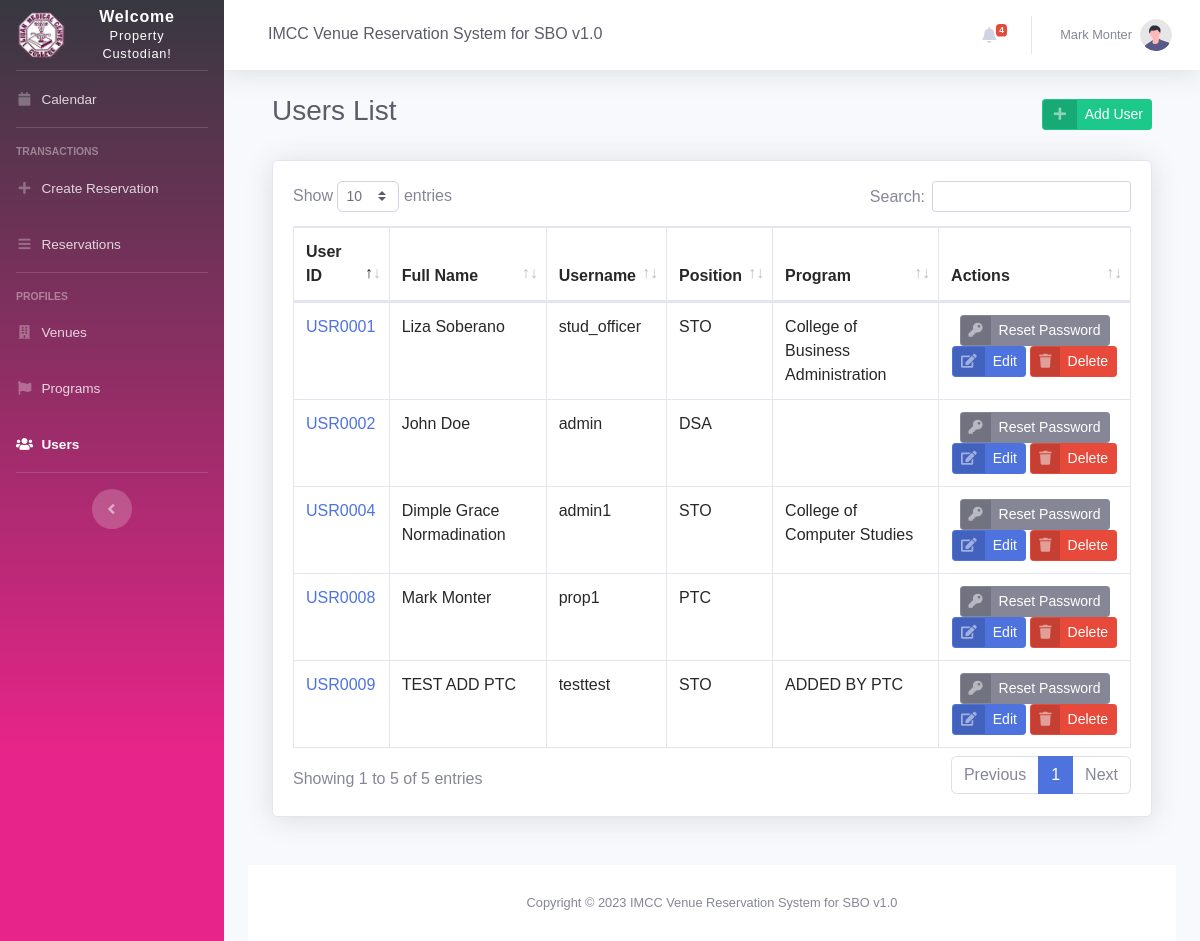
Screenshot of /users.php (signed in) with the database file from the repository.
### tables this page shows
CREATE TABLE `users` (
  `id` int(11) NOT NULL,
  `userID` varchar(25) NOT NULL,
  `first_name` varchar(255) NOT NULL,
  `middle_name` varchar(255) DEFAULT NULL,
  `last_name` varchar(255) DEFAULT NULL,
  `contact` varchar(15) DEFAULT NULL,
  `username` varchar(255) NOT NULL,
  `password` varchar(255) NOT NULL,
  `change_pass` tinyint(1) NOT NULL DEFAULT 0,
  `position` varchar(50) NOT NULL,
  `programID` int(11) DEFAULT NULL,
  `dateAdded` datetime NOT NULL DEFAULT current_timestamp(),
  `dateUpdated` datetime DEFAULT NULL
);

CREATE TABLE `program` (
  `id` int(11) NOT NULL,
  `programID` varchar(15) DEFAULT NULL,
  `name` varchar(255) DEFAULT NULL,
  `color` varchar(15) DEFAULT NULL,
  `incharge_organization` varchar(255) DEFAULT NULL,
  `dateAdded` datetime NOT NULL DEFAULT current_timestamp(),
  `dateUpdated` datetime DEFAULT NULL
);

### users.php (the view, shortened to what this page needs)
<?php
include 'settings/system.php';
include 'settings/header.php';
include "settings/sidebar.php";
include 'settings/topbar.php';
?>
<div class="container-fluid">
    <div class="d-sm-flex align-items-center justify-content-between mb-4">
        <div class="container-fluid">
            <div class="d-sm-flex align-items-center justify-content-between mb-4">
                <h1 class="h3 mb-2 text-gray-800">Users List</h1>
                <a href="user_add.php" class="btn btn-success btn-icon-split btn-sm keychainify-checked">
                    <span class="icon text-white-50">
                        <i class="fas fa-fw fa-plus"></i>
                    </span>
                    <span class="text">Add User</span>
                </a>
            </div>
            <div class="card shadow mb-4">
                <div class="card-body">
                    <div class="table-responsive">
                        <table class="table table-bordered table-hovered" id="dataTable" width="100%" cellspacing="0">
                            <thead>
                                <tr>
                                    <th>User ID</th>
                                    <th>Full Name</th>
                                    <th>Username</th>
                                    <th>Position</th>
                                    <th>Program</th>
                                    <th>Actions</th>
                                </tr>
                            </thead>
                            <tbody>
                                <?php
                                $users = $db->query("SELECT A.*,B.name as prg_name FROM `users` as A LEFT JOIN `program` as B ON A.programID = B.id ORDER BY A.last_name ASC");
                                $row_users = $users->fetchAll(PDO::FETCH_OBJ);
                                foreach ($row_users as $row) {
                                ?>
                                    <tr>
                                        <td><?= '<a href="user_edit.php?id='.$row->id.'">' . $row->userID. '</a>'; ?></td>
                                        <td><?= $row->first_name.' '.$row->middle_name.' '.$row->last_name ?></td>
                                        <td><?= $row->username; ?></td>
                                        <td><?= $row->position; ?></td>
                                        <td><?= $row->prg_name; ?></td>
                                        <td align="center">
                                        <a href="user_resetpassword.php?id=<?php echo $row->id; ?>" onclick="return confirm('Are you sure you want to reset the password for this user?')" class="btn btn-secondary btn-icon-split btn-sm keychainify-checked">
                                                <span class="icon text-white-50">
                                                    <i class="fas fa-key"></i>
                                                </span>
                                                <span class="text">Reset Password</span>
                                            </a>
                                            <a href="user_edit.php?id=<?php echo $row->id; ?>" class="btn btn-primary btn-icon-split btn-sm keychainify-checked">
                                                <span class="icon text-white-50">
                                                    <i class="fas fa-edit"></i>
                                                </span>
                                                <span class="text">Edit</span>
                                            </a>
                                            <?php if ($_SESSION['position'] === 'PTC') { ?>
                                            <a href="user_delete.php?id=<?php echo $row->id; ?>" onclick="return confirm('Are you sure you want to delete this user?')" class="btn btn-danger btn-icon-split btn-sm keychainify-checked">
                                                <span class="icon text-white-50">
                                                    <i class="fas fa-trash"></i>
                                                </span>
                                                <span class="text">Delete</span>
                                            </a>
                                            <?php } ?>
                                        </td>
                                    </tr>
                                <?php } ?>
                            </tbody>
                        </table>
                    </div>
                </div>
            </div>
        </div>
    </div>
    <?php include 'settings/footer.php'; ?>

### rows the page displays
users: userID "USR0002", first_name "John", last_name "Doe", username "admin", position "DSA"
users: userID "USR0008", first_name "Mark", last_name "Monter", username "prop1", position "PTC"
users: userID "USR0004", first_name "Dimple", middle_name "Grace", last_name "Normadination", username "admin1", position "STO", programID.name "College of Computer Studies"
users: userID "USR0009", first_name "TEST", middle_name "ADD", last_name "PTC", username "testtest", position "STO", programID.name "ADDED BY PTC"
users: userID "USR0001", first_name "Liza", last_name "Soberano", username "stud_officer", position "STO", programID.name "College of Business Administration"

### other values shown
NAME_ "IMCC Venue Reservation System for SBO v1.0"
$notificationCount "4"
$_SESSION['name'] "Mark Monter"
